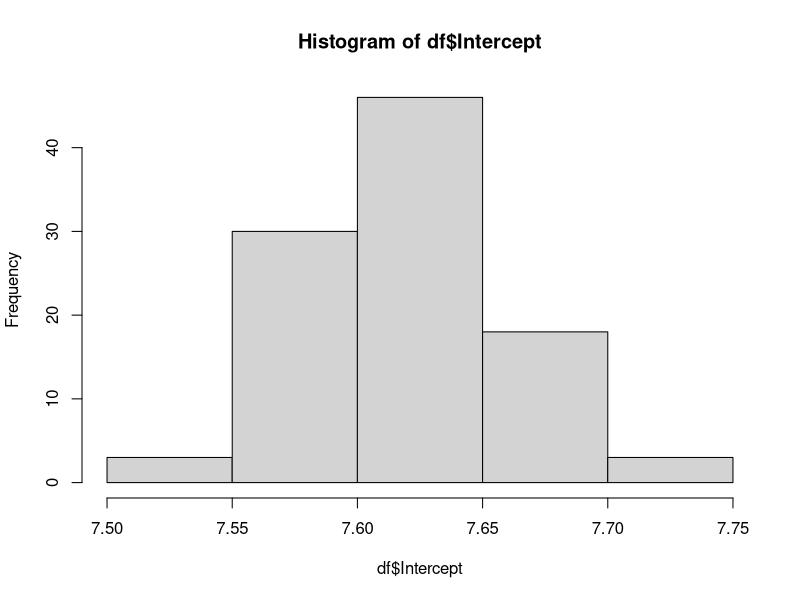
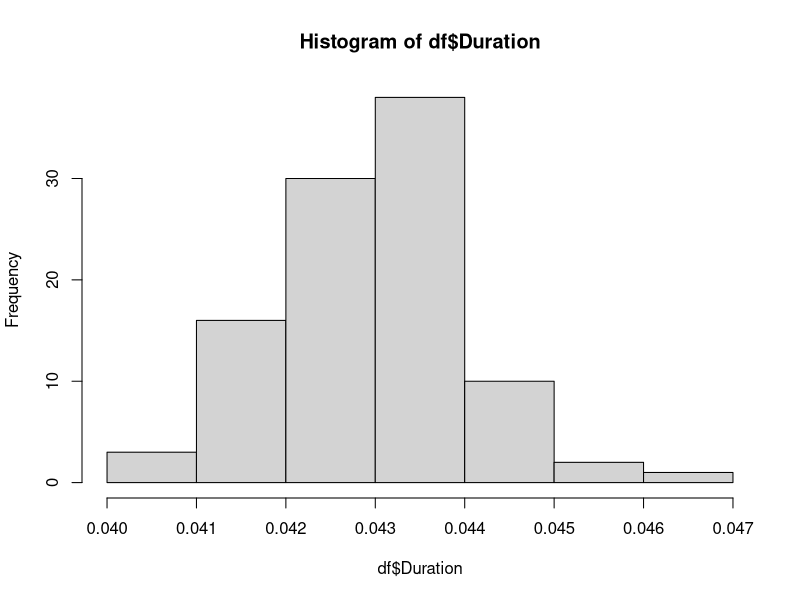
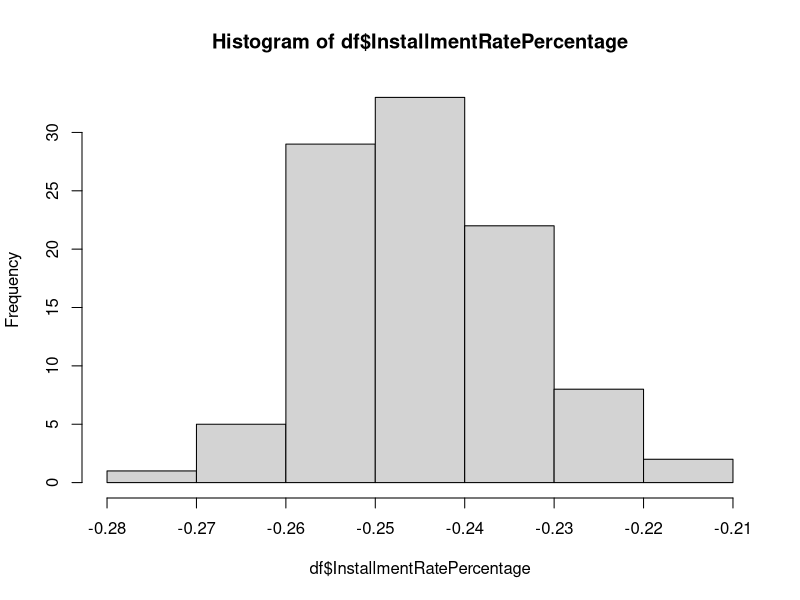
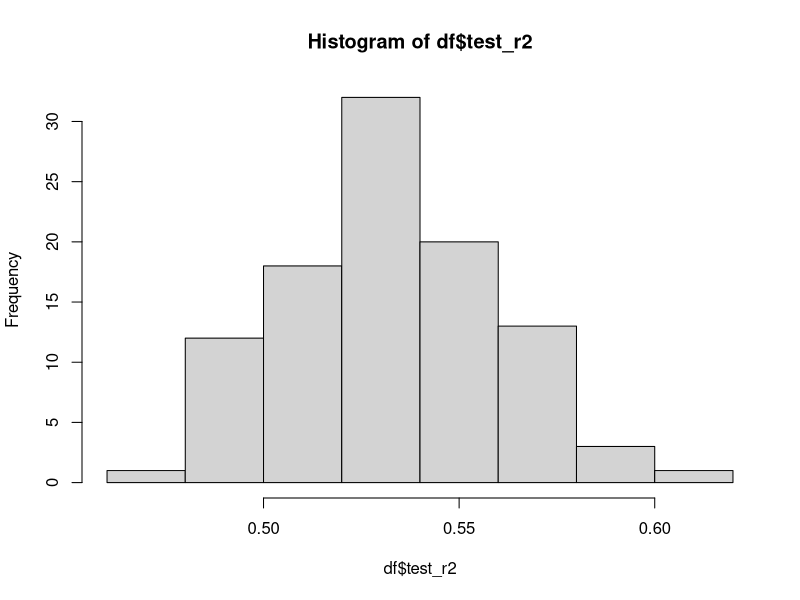

Source code (R) for these figures, in order:
## ---- chunk 1
knitr::opts_chunk$set(echo = TRUE)
## ---- chunk 2
library(caret)
data("GermanCredit")
GC <- GermanCredit
GC$Amount <- log(GC$Amount)
## ---- chunk 3
splitData <- function(data, smp_size) {
  # Take a dataset and split it randomly into train and test sets
  # The size of the training set is the smp_size argument
  train_ind <- sample(seq_len(nrow(data)), size = smp_size)
  train <- GC[ train_ind, ]
  test  <- GC[-train_ind, ]
  
  list("train"=train, "test"=test)
}

buildModel <- function(train, test) {
  # Wrapper function to build a model prediction Amount from a given training set
  # The model is fixed. This function is meant to operate inside a loop to build
  # the same model over and over again. 
  # It outputs the coefficients, train and test R^2 in a data frame
  fit <- lm(Amount ~ Duration + InstallmentRatePercentage, data=train)
  test$predictions <- predict(fit, test)
  list("model" = fit, 
       "coef" = fit$coefficients,
       "test_r2" = cor(test$predictions, test$Amount)^2,
       "train_r2" = summary(fit)$r.squared)
}
## ---- chunk 4
# Set the seed so the results are repeatable
set.seed(123)

# Build the same model 1000 times and save the output
models <- lapply(1:100, function(i) {
  data_list = splitData(GC, 632)
  buildModel(data_list$train, data_list$test)
})

df <- plyr::ldply(models, function(m) {
  df <- data.frame(t(m$coef))
  names(df)[1] <- "Intercept"
  df$test_r2 <- m$test_r2
  df$train_r2 <- m$train_r2
  df
})
## ---- chunk 5
hist(df$Intercept)
hist(df$Duration)
hist(df$InstallmentRatePercentage)
hist(df$test_r2)
